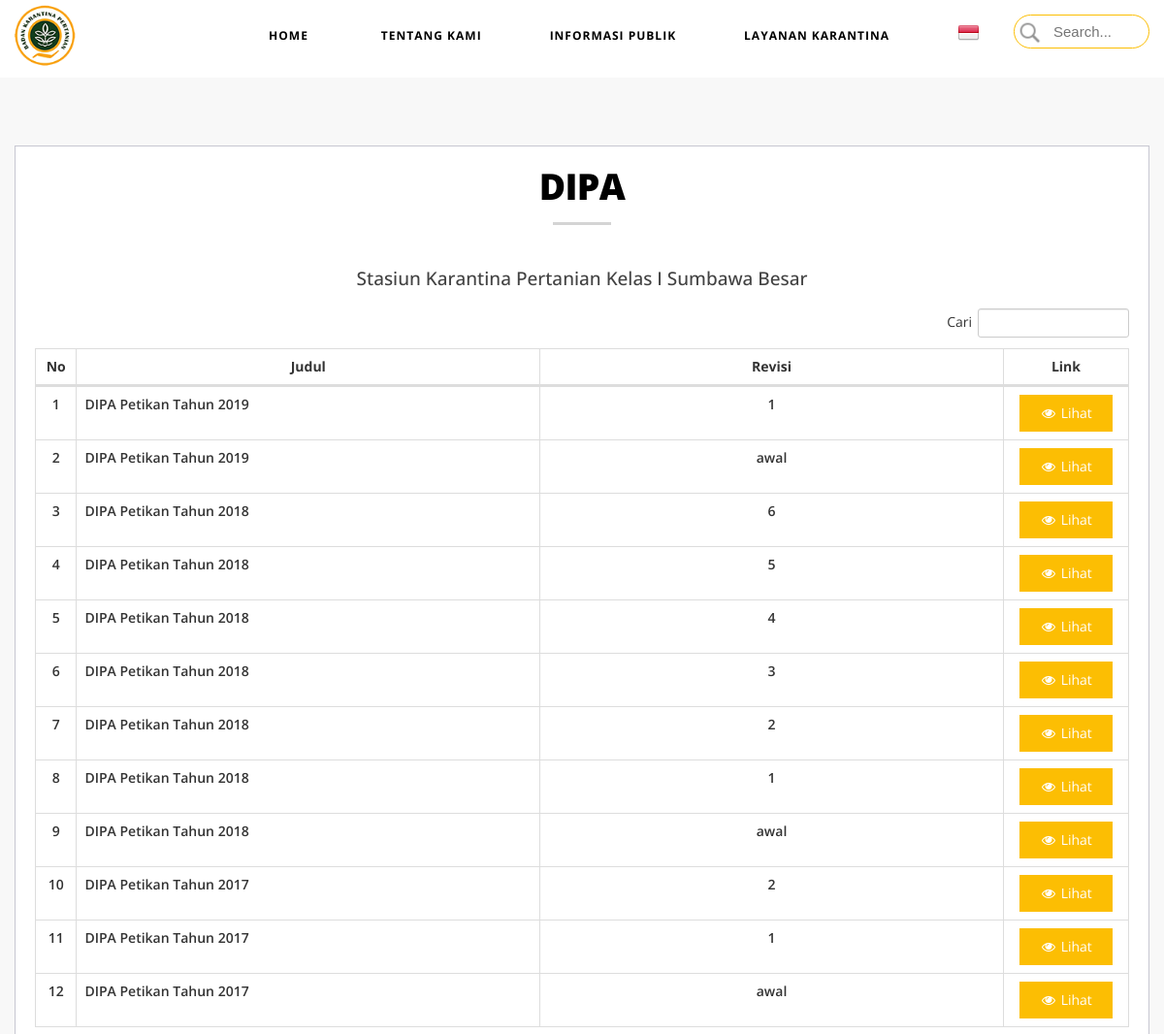
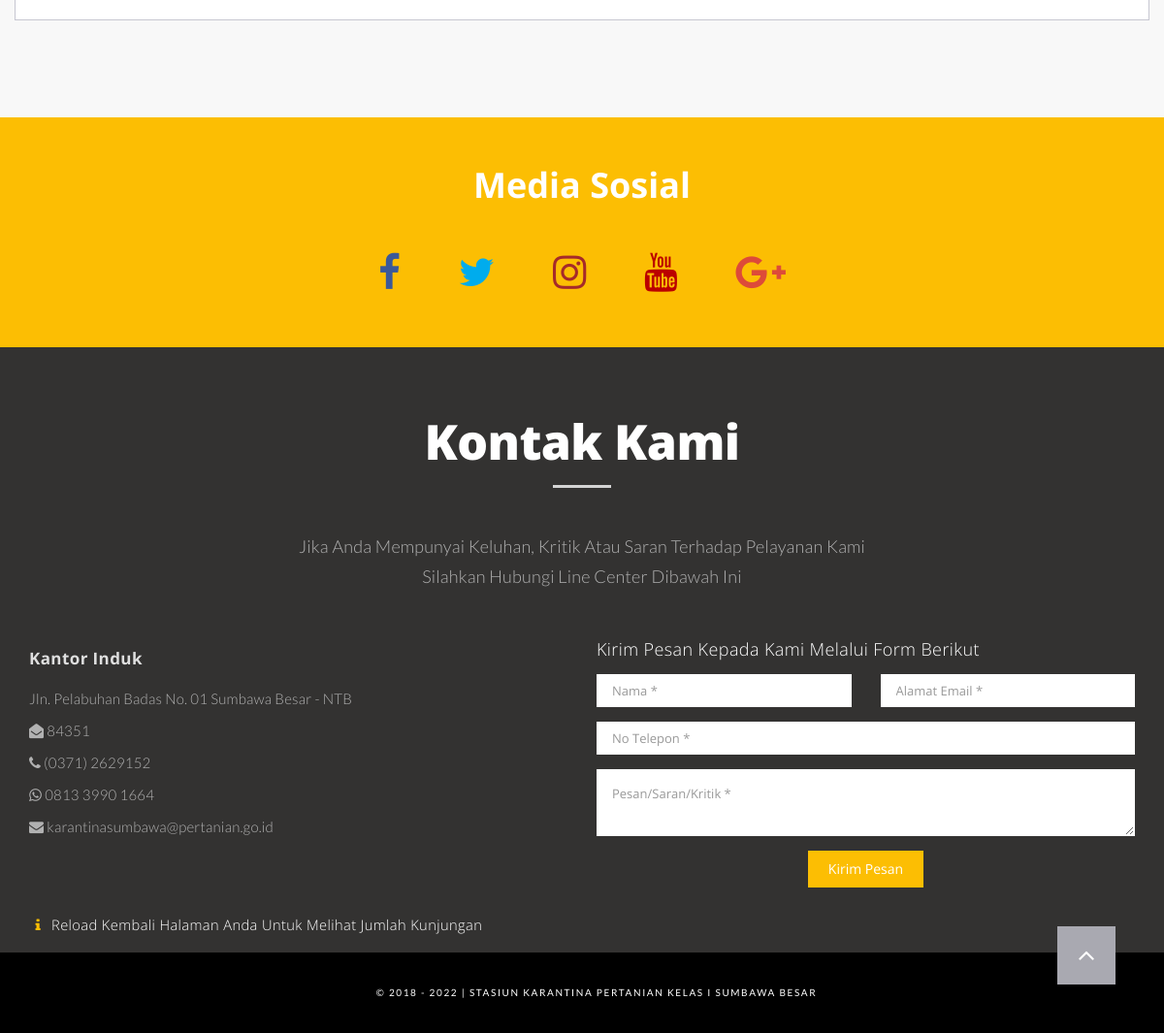
Page /keuangan?dipa on the committed database (2 pictures, top to bottom).
### tables this page shows
CREATE TABLE `dipa` (
  `id` int(30) NOT NULL,
  `tahun` int(30) NOT NULL,
  `revisi` varchar(50) NOT NULL,
  `link` varchar(400) NOT NULL,
  `waktu_input` date NOT NULL
);

### admin/classes/class_keuangan.php (called while the page is built, shortened)
<?php
class keuangan{
	private $db;
	public function __construct(Database $db){
		$this->conn = $db;
		$this->db = $this->conn->getConnection();
	}
	public function TampilDipa($id=null){
		$sql = "SELECT * FROM dipa";
		$sql .= ' ORDER BY id DESC';
		$query = $this->db->query($sql) or die ($this->db->error);
		return $query;
	}
}
?>

### admin/config/database.php (called while the page is built, shortened)
<?php
class Database {
	private static $connection;
	private $host = "localhost";
	private $username = "root";
	private $password = "";
	private $database = "websumbawa";
	private function __construct() {
		self::$connection = new mysqli($this->host, $this->username, $this->password, $this->database);
	}
	public function getConnection() {
		return self::$connection;
	}
}
?>

### templates/head.php (called while the page is built, shortened)
<?php
require_once('admin/config/database.php');
require_once('admin/classes/class_paginator.php');
require_once('admin/classes/class_keuangan.php');
$db = Database::getInstance();
$keuangan = new keuangan($db);
require_once('templates/header_web.php');
?>

### views/keuangan/dipa/index.php (the view, shortened to what this page needs)
<section class="light-bg atas" id="berkala">
	<div class="container">
		<div class="row">
			<div class="mz-module text-center">
				<div class="mz-module-about text-center">
					<div class="section-title">
						<h2 class="judul">DIPA</h2>
					</div>
					<div class="sub-judul">
						<h3>Stasiun Karantina Pertanian Kelas I Sumbawa Besar</h3>
					</div>
					<table id="info_berkala2" class="table table-bordered text-center" style="width:100%">
						<thead>
							<tr>
								<th width="20">No</th>
								<th width="400">Judul</th>
								<th width="400">Revisi</th>
								<th width="50">Link</th>
							</tr>
						</thead>
						<tbody>
							<?php
								$no = 1;
								$tampilDipa = $keuangan->tampilDipa();
								while ($data = $tampilDipa->fetch_object()) :
							?>
							<tr>
								<td><?php echo $no++;?></td>
								<td><?php echo 'DIPA Petikan Tahun '. $data->tahun;?></td>
								<td><?php echo $data->revisi;?></td>
								<td><a href="<?=$data->link;?>" target="_blank"><button type="button"  class="btn btn-warning"><i class="fa fa-eye fa-fw"></i> Lihat</button></a></td>
							</tr>
							<?php endwhile ?>
						</tbody>
					</table>
				</div>
			</div>
		</div>
	</div>
</section>

### css/style.css (style rules this page uses)
body { margin: 0px; font-family: "Open Sans", Sans-serif; }
@media (min-width: 768px) { section { padding: 150px 0; } }
section { padding: 70px 0; }
.section-title h2 { font-size: 50px; color: #B3B3BB; font-weight: 900; letter-spacing: -0.6px; position: relative; margin: 0 0 50px 0; padding-bottom: 15px; }
.section-title h2:after { left: 50%; z-index: 1; width: 60px; height: 3px; content: " "; bottom: -5px; margin-left: -30px; text-align: center; position: absolute; background: #D4D4D4; }
.mz-module { position: relative; margin-bottom: 30px; }
.mz-module-about { border: 1px solid #c7c7d1; min-height: 280px; padding: 20px; background-color: #FFF; }
.mz-module-about h3 { font-weight: 500; font-size: 19px; color: #424242; margin-bottom: 20px; }
.light-bg { background-color: #f8f8f8; }
.btn { display: inline-block; padding: 8px 20px; margin-bottom: 0; font-size: 14px; font-weight: 400; line-height: 1.42857143; text-align: center; white-space: nowrap; vertical-align: middle; -ms-touch-action: manipulation; touch-action: manipulation; cursor: pointer; -webkit-user-select: none; -moz-user-select: none; -ms-user-select: none; user-select: none; background-image: none; border: 1px solid transparent; border-radius: 0px; background-color: #FCBE03; }
.pagination > li > a:hover, { background-color: white; }
body { top: 0px !important; }

### templates/header_web.php (style rules this page uses)
body { overflow-x: hidden; }

### views/keuangan/dipa/index.php (style rules this page uses)
section#berkala { margin-top: 80px; }
h2.judul { color: #000; font-size: 28pt }
th { text-align: center; }
td { vertical-align: text-bottom; font-weight: 600 }
td:nth-of-type(2) { text-align: left; padding: 30px; vertical-align: text-bottom; }
h3 { text-align: center; }

### rows in the picture
dipa: tahun "2019", revisi "1"
dipa: tahun "2019", revisi "awal"
dipa: tahun "2018", revisi "6"
dipa: tahun "2018", revisi "5"
dipa: tahun "2018", revisi "4"
dipa: tahun "2018", revisi "3"
dipa: tahun "2018", revisi "2"
dipa: tahun "2018", revisi "1"
dipa: tahun "2018", revisi "awal"
dipa: tahun "2017", revisi "2"
dipa: tahun "2017", revisi "1"
dipa: tahun "2017", revisi "awal"
